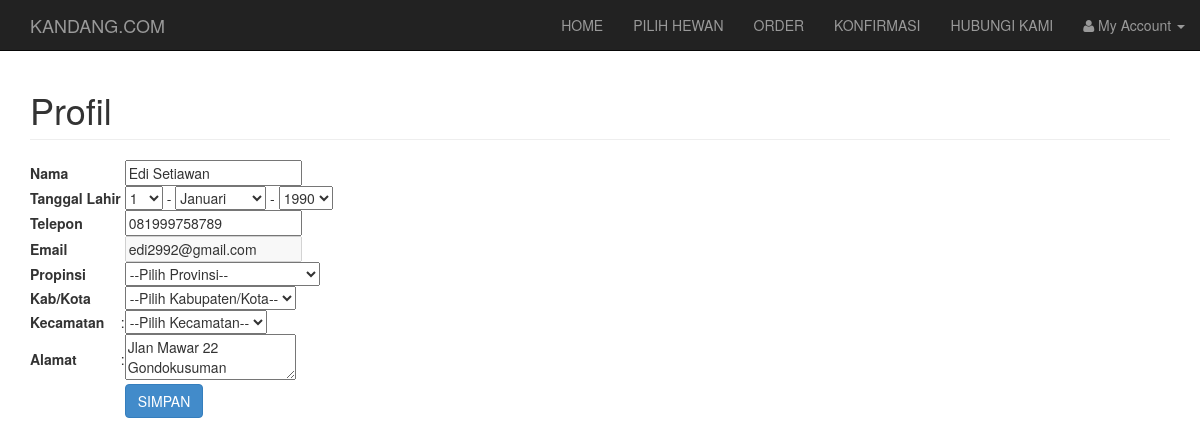
The app's page /profil-frm.php (signed in) with its own data.
### tables this page shows
CREATE TABLE IF NOT EXISTS `tb_profil` (
  `profil_id` int(11) unsigned NOT NULL AUTO_INCREMENT,
  `profil_nama` varchar(12) DEFAULT NULL,
  `profil_tgl_lahir` date DEFAULT NULL,
  `profil_telepon` varchar(12) DEFAULT NULL,
  `profil_provinsi` int(11) DEFAULT NULL,
  `profil_kabupaten` int(11) DEFAULT NULL,
  `profil_kecamatan` int(11) DEFAULT NULL,
  `profil_alamat` tinyblob,
  `member_id` int(11) DEFAULT NULL,
  PRIMARY KEY (`profil_id`)
);

CREATE TABLE IF NOT EXISTS `tb_member` (
  `member_id` int(10) unsigned NOT NULL AUTO_INCREMENT,
  `member_email` varchar(50) DEFAULT NULL,
  `member_password` varchar(50) DEFAULT NULL,
  `member_tanggal` datetime DEFAULT NULL,
  PRIMARY KEY (`member_id`)
);

### profil-frm.php (the view, shortened to what this page needs)
<?php
if(empty($_SESSION['password'])){
   header('location: index.php');
} else {
?>
<!DOCTYPE html>
<html lang="en">
  <head>
    <link href="css/bootstrap.css" rel="stylesheet">
    <link href="css/modern-business.css" rel="stylesheet">
    <link href="font-awesome/css/font-awesome.min.css" rel="stylesheet">
  </head>
  <body>
<?php
require_once('navigasi_cp.php');
$ambil_email=$_GET['action'];
$id_member=$_SESSION['member_id'];
$sql_Show="SELECT *
FROM
        tb_member
    INNER JOIN tb_profil
        ON (tb_member.member_id = tb_profil.member_id)
        WHERE tb_member.member_email='".$ambil_email."' OR tb_member.member_id='".$id_member."'";
$result=mysql_query($sql_Show);
$data=mysql_fetch_array($result);
$var_nama=$data['profil_nama'];
$var_telepon=$data['profil_telepon'];
$var_email=$data['member_email'];
$var_alamat=$data['profil_alamat'];
?>
    <div class="container">
      <div class="row">
        <div class="col-lg-12">
          <h1 class="page-header">Profil</h1>
        </div>
      </div>
      <div class="row">
        <div class="col-sm-8">
            <form role="form" method="POST" action="profil-update.php">
	             <table border='0'>
				 <tr>
				 <td><b>Nama</b></td><td>&nbsp;</td><td><input type="text" name="frm_nama" value="<?php echo $var_nama; ?>"/></td>
				 </tr>
                 <tr>
				 <td><b>Tanggal Lahir</b></td><td>&nbsp;</td><td>
                 <select name="frm_tanggal">
   <?php
for($n=1; $n<=31; $n++){
?>
   <option value="<?php echo $n;?>"><?php echo $n;?></option>
   <?php } ?>
 </select>
 -
 <select name="frm_bulan" >
   <?php
$bln = array('','Januari','Februari','Maret','April','Mei','Juni','Juli','Agustus','September','Oktober','November','Desember');
for($n=1; $n<=12; $n++){
?>
   <option value="<?php echo $n;?>"><?php echo  $bln[$n];?></option>
   <?php } ?>
 </select>
 -
  <select name="frm_tahun" >
   <?php
for($n=1920; $n<=2020; $n++){
	if($n == 1990){
?>
   <option value="<?php echo $n;?>" selected><?php echo $n;?></option>
   <?php
	}else{
?>
   <option value="<?php echo $n;?>"><?php echo $n;?></option>
   <?php	}
}
?>
 </select>
				 </tr>
                 <tr>
				 <td><b>Telepon</b><td>&nbsp;</td><td><input type="text" name="frm_telepon" value="<?php echo $var_telepon; ?>"/></td>
				 </tr>
				 <tr>
				 <td><b>Email</b></td><td>&nbsp;</td>
                 <td><input type="text" name="frm_email"  value="<?php echo $var_email; ?>" disabled="disable"/></td>
				 </tr>
				 <tr>
				 <td><b>Propinsi</b></td><td>&nbsp;</td><td>
			     <select name="propinsi" id="propinsi" class="required propinsi">
						<option value="">--Pilih Provinsi--</option>
                 </select></td>
				 </tr>
                  <tr>
				 <td><b>Kab/Kota</b> <?php "id :".$prov; ?></td><td>&nbsp;</td><td>
                <select name="kota" id="kota" class="required kota">
						<option value="">--Pilih Kabupaten/Kota--</option>
				</select></td>
				 </tr>
                 	<tr>
     	          <td><b>Kecamatan</b> </td><td>:</td>
		          	<td>
		      	<select name="kec" id="kec" class="required kec">
					<option value="">--Pilih Ke<strong></strong>camatan--</option>
				</select>
				</td>
            	</tr>
                  	<tr>
	               <td><b>Alamat</b> </td><td>:</td>
		          	<td>
		      	<textarea name="frm_alamat"><?php echo $var_alamat; ?></textarea>
				</td>
            	</tr>
				 <tr>
				 <td></td><td></td><td align="reigth"> <button type="submit" class="btn btn-primary">SIMPAN</button></td>
				 </tr>
					</table>
            </form>
        </div>
      </div>
    </div>
  </body>
</html>
<?php
}
?>

### css/modern-business.css (style rules this page uses)
html, body { height: 100%; }
body { padding-top: 50px; }

### records on screen
tb_profil: frm_nama "Edi Setiawan", frm_telepon "081999758789", frm_email "edi2992@gmail.com", frm_alamat "Jlan Mawar 22 Gondokusuman"

### other values on screen
form field frm_tanggal "1"
form field frm_bulan "Januari"
form field frm_tahun "1990"
